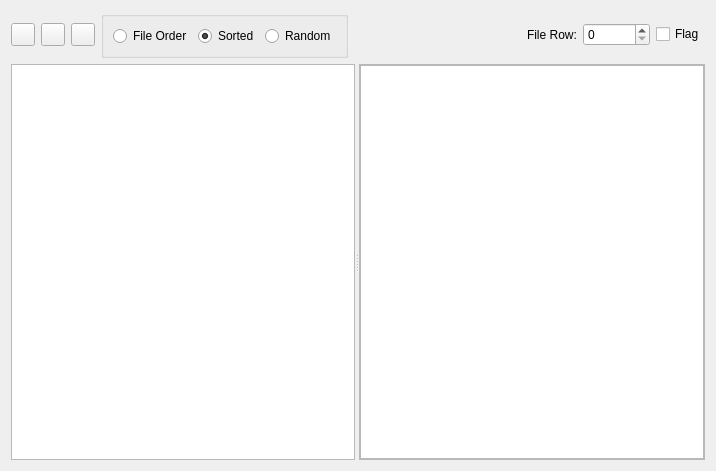
<?xml version="1.0" encoding="UTF-8"?>
<ui version="4.0">
 <class>ItemViewer</class>
 <widget class="QWidget" name="ItemViewer">
  <property name="geometry">
   <rect>
    <x>0</x>
    <y>0</y>
    <width>716</width>
    <height>471</height>
   </rect>
  </property>
  <property name="windowTitle">
   <string>Item Viewer</string>
  </property>
  <layout class="QVBoxLayout" name="verticalLayout_2">
   <item>
    <layout class="QHBoxLayout" name="horizontalLayout_2">
     <item>
      <widget class="QToolButton" name="backButton">
       <property name="toolTip">
        <string>Previous</string>
       </property>
       <property name="text">
        <string/>
       </property>
       <property name="shortcut">
        <string>Meta+P</string>
       </property>
      </widget>
     </item>
     <item>
      <widget class="QToolButton" name="playButton">
       <property name="toolTip">
        <string>Play</string>
       </property>
       <property name="text">
        <string/>
       </property>
      </widget>
     </item>
     <item>
      <widget class="QToolButton" name="forwardButton">
       <property name="toolTip">
        <string>Next</string>
       </property>
       <property name="text">
        <string/>
       </property>
       <property name="shortcut">
        <string>Meta+N</string>
       </property>
      </widget>
     </item>
     <item>
      <widget class="QGroupBox" name="orderGroupBox">
       <property name="title">
        <string/>
       </property>
       <property name="flat">
        <bool>true</bool>
       </property>
       <layout class="QHBoxLayout" name="horizontalLayout">
        <item>
         <widget class="QRadioButton" name="originalRadioButton">
          <property name="toolTip">
           <string>As found in file</string>
          </property>
          <property name="text">
           <string>File Order</string>
          </property>
         </widget>
        </item>
        <item>
         <widget class="QRadioButton" name="sortedRadioButton">
          <property name="toolTip">
           <string>Match current sort order</string>
          </property>
          <property name="text">
           <string>Sorted</string>
          </property>
          <property name="checked">
           <bool>true</bool>
          </property>
         </widget>
        </item>
        <item>
         <widget class="QRadioButton" name="randomRadioButton">
          <property name="toolTip">
           <string>Random order</string>
          </property>
          <property name="text">
           <string>Random</string>
          </property>
         </widget>
        </item>
       </layout>
      </widget>
     </item>
     <item>
      <spacer name="horizontalSpacer">
       <property name="orientation">
        <enum>Qt::Horizontal</enum>
       </property>
       <property name="sizeHint" stdset="0">
        <size>
         <width>40</width>
         <height>20</height>
        </size>
       </property>
      </spacer>
     </item>
     <item>
      <widget class="QLabel" name="label">
       <property name="text">
        <string>File Row:</string>
       </property>
      </widget>
     </item>
     <item>
      <widget class="ItemSpinBox" name="rowSpinBox">
       <property name="toolTip">
        <string>Row Number (Original)</string>
       </property>
       <property name="maximum">
        <number>9999999</number>
       </property>
      </widget>
     </item>
     <item>
      <widget class="QCheckBox" name="flagCheckBox">
       <property name="text">
        <string>Flag</string>
       </property>
       <property name="shortcut">
        <string>Meta+M</string>
       </property>
      </widget>
     </item>
    </layout>
   </item>
   <item>
    <widget class="QSplitter" name="splitter">
     <property name="sizePolicy">
      <sizepolicy hsizetype="Expanding" vsizetype="Expanding">
       <horstretch>0</horstretch>
       <verstretch>0</verstretch>
      </sizepolicy>
     </property>
     <property name="orientation">
      <enum>Qt::Horizontal</enum>
     </property>
     <widget class="QTableView" name="tableView">
      <property name="showGrid">
       <bool>false</bool>
      </property>
      <attribute name="horizontalHeaderVisible">
       <bool>false</bool>
      </attribute>
      <attribute name="verticalHeaderVisible">
       <bool>false</bool>
      </attribute>
     </widget>
     <widget class="QScrollArea" name="scrollArea">
      <property name="widgetResizable">
       <bool>true</bool>
      </property>
      <widget class="QWidget" name="scrollAreaWidgetContents">
       <property name="geometry">
        <rect>
         <x>0</x>
         <y>0</y>
         <width>357</width>
         <height>384</height>
        </rect>
       </property>
       <layout class="QVBoxLayout" name="verticalLayout">
        <property name="leftMargin">
         <number>0</number>
        </property>
        <property name="topMargin">
         <number>0</number>
        </property>
        <property name="rightMargin">
         <number>0</number>
        </property>
        <property name="bottomMargin">
         <number>0</number>
        </property>
        <item>
         <widget class="ImageView" name="imageView">
          <property name="minimumSize">
           <size>
            <width>200</width>
            <height>200</height>
           </size>
          </property>
         </widget>
        </item>
       </layout>
      </widget>
     </widget>
    </widget>
   </item>
  </layout>
 </widget>
 <customwidgets>
  <customwidget>
   <class>ImageView</class>
   <extends>QGraphicsView</extends>
   <header>pyqtgraph</header>
  </customwidget>
  <customwidget>
   <class>ItemSpinBox</class>
   <extends>QSpinBox</extends>
   <header>.itemSpinBox</header>
  </customwidget>
 </customwidgets>
 <resources/>
 <connections/>
</ui>
